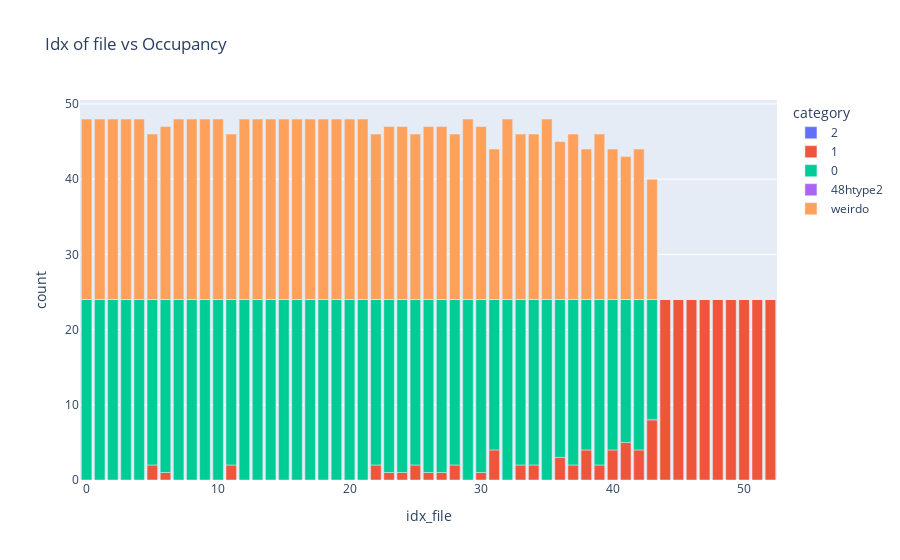

Notebook cell for this chart:
### Code cell
tuple_metainfo = ReadStructure.Metainfo.get_tuple_metainfo(coor_ref_structure_48n24_expanded, litype, el = "Li")
coor_48htype1_metainfo = ReadStructure.Metainfo.get_coor_48htype1_metainfo(coor_ref_structure_48n24_expanded, el = 'Li')

df_mapping_metainfo_sorted = df_mapping_metainfo.sort_values("toten [eV]", ascending=True).reset_index()

idx_coor_cage_order = {0: np.array([0.97111, 0.25   , 0.25   ]), 3: np.array([0.02889, 0.75   , 0.25   ]),
                       1: np.array([0.02889, 0.25   , 0.75   ]), 2: np.array([0.97111, 0.75   , 0.75   ])}

coor_24g_array = np.array([item['coor'] for sublist in tuple_metainfo.values() for item in sublist if item['type'] == '24g'])
centroids, labels = Operation.KMeans.kmeans_cluster_atoms(coor_24g_array, amount_clusters = 4)
Operation.KMeans.create_POSCAR_atoms_centroids_appended(coor_24g_array, centroids, direc_restructure_destination, lattice_constant, filename = "POSCAR_24g_centroids4")

idx_cage_coor_24g = ReadStructure.Metainfo.get_idx_cage_coor_24g(coor_24g_array, labels, idx_coor_cage_order, amount_clusters = 4)
tuple_cage_metainfo = ReadStructure.Metainfo.get_tuple_cage_metainfo(tuple_metainfo, idx_cage_coor_24g)


category_labels_occupancy = {
    '2': '2',
    '1': '1',
    '0': '0',
    '48htype1': '48htype2',
    'weirdo': 'weirdo'
    # ... add more as needed
}

Movement.Occupancy.get_occupancy(df_mapping_metainfo_sorted, coor_ref_structure_48n24_expanded, tuple_cage_metainfo, el = "Li")
df_occupancy = Plot.Movement.Occupancy.plot_occupancy(df_mapping_metainfo_sorted, category_labels_occupancy)

### Figure 1 — Plotly figure (JSON) as saved in the notebook; plotly's stock layout.template omitted (floating-point values rounded to 4 significant figures)
{"data": [{"alignmentgroup": "True", "hovertemplate": "category=2<br>idx_file=%{x}<br>count=%{y}<extra></extra>", "legendgroup": "2", "marker": {"color": "#636efa", "pattern": {"shape": ""}}, "name": "2", "offsetgroup": "2", "orientation": "v", "showlegend": true, "textposition": "auto", "type": "bar", "x": [0, 1, 2, 3, 4, 5, 6, 7, 8, 9, 10, 11, 12, 13, 14, 15, 16, 17, 18, 19, 20, 21, 22, 23, 24, 25, 26, 27, 28, 29, 30, 31, 32, 33, 34, 35, 36, 37, 38, 39, 40, 41, 42, 43, 44, 45, 46, 47, 48, 49, 50, 51, 52], "xaxis": "x", "y": [0, 0, 0, 0, 0, 0, 0, 0, 0, 0, 0, 0, 0, 0, 0, 0, 0, 0, 0, 0, 0, 0, 0, 0, 0, 0, 0, 0, 0, 0, 0, 0, 0, 0, 0, 0, 0, 0, 0, 0, 0, 0, 0, 0, 0, 0, 0, 0, 0, 0, 0, 0, 0], "yaxis": "y"}, {"alignmentgroup": "True", "hovertemplate": "category=1<br>idx_file=%{x}<br>count=%{y}<extra></extra>", "legendgroup": "1", "marker": {"color": "#EF553B", "pattern": {"shape": ""}}, "name": "1", "offsetgroup": "1", "orientation": "v", "showlegend": true, "textposition": "auto", "type": "bar", "x": [0, 1, 2, 3, 4, 5, 6, 7, 8, 9, 10, 11, 12, 13, 14, 15, 16, 17, 18, 19, 20, 21, 22, 23, 24, 25, 26, 27, 28, 29, 30, 31, 32, 33, 34, 35, 36, 37, 38, 39, 40, 41, 42, 43, 44, 45, 46, 47, 48, 49, 50, 51, 52], "xaxis": "x", "y": [0, 0, 0, 0, 0, 2, 1, 0, 0, 0, 0, 2, 0, 0, 0, 0, 0, 0, 0, 0, 0, 0, 2, 1, 1, 2, 1, 1, 2, 0, 1, 4, 0, 2, 2, 0, 3, 2, 4, 2, 4, 5, 4, 8, 24, 24, 24, 24, 24, 24, 24, 24, 24], "yaxis": "y"}, {"alignmentgroup": "True", "hovertemplate": "category=0<br>idx_file=%{x}<br>count=%{y}<extra></extra>", "legendgroup": "0", "marker": {"color": "#00cc96", "pattern": {"shape": ""}}, "name": "0", "offsetgroup": "0", "orientation": "v", "showlegend": true, "textposition": "auto", "type": "bar", "x": [0, 1, 2, 3, 4, 5, 6, 7, 8, 9, 10, 11, 12, 13, 14, 15, 16, 17, 18, 19, 20, 21, 22, 23, 24, 25, 26, 27, 28, 29, 30, 31, 32, 33, 34, 35, 36, 37, 38, 39, 40, 41, 42, 43, 44, 45, 46, 47, 48, 49, 50, 51, 52], "xaxis": "x", "y": [24, 24, 24, 24, 24, 22, 23, 24, 24, 24, 24, 22, 24, 24, 24, 24, 24, 24, 24, 24, 24, 24, 22, 23, 23, 22, 23, 23, 22, 24, 23, 20, 24, 22, 22, 24, 21, 22, 20, 22, 20, 19, 20, 16, 0, 0, 0, 0, 0, 0, 0, 0, 0], "yaxis": "y"}, {"alignmentgroup": "True", "hovertemplate": "category=48htype2<br>idx_file=%{x}<br>count=%{y}<extra></extra>", "legendgroup": "48htype2", "marker": {"color": "#ab63fa", "pattern": {"shape": ""}}, "name": "48htype2", "offsetgroup": "48htype2", "orientation": "v", "showlegend": true, "textposition": "auto", "type": "bar", "x": [0, 1, 2, 3, 4, 5, 6, 7, 8, 9, 10, 11, 12, 13, 14, 15, 16, 17, 18, 19, 20, 21, 22, 23, 24, 25, 26, 27, 28, 29, 30, 31, 32, 33, 34, 35, 36, 37, 38, 39, 40, 41, 42, 43, 44, 45, 46, 47, 48, 49, 50, 51, 52], "xaxis": "x", "y": [0, 0, 0, 0, 0, 0, 0, 0, 0, 0, 0, 0, 0, 0, 0, 0, 0, 0, 0, 0, 0, 0, 0, 0, 0, 0, 0, 0, 0, 0, 0, 0, 0, 0, 0, 0, 0, 0, 0, 0, 0, 0, 0, 0, 0, 0, 0, 0, 0, 0, 0, 0, 0], "yaxis": "y"}, {"alignmentgroup": "True", "hovertemplate": "category=weirdo<br>idx_file=%{x}<br>count=%{y}<extra></extra>", "legendgroup": "weirdo", "marker": {"color": "#FFA15A", "pattern": {"shape": ""}}, "name": "weirdo", "offsetgroup": "weirdo", "orientation": "v", "showlegend": true, "textposition": "auto", "type": "bar", "x": [0, 1, 2, 3, 4, 5, 6, 7, 8, 9, 10, 11, 12, 13, 14, 15, 16, 17, 18, 19, 20, 21, 22, 23, 24, 25, 26, 27, 28, 29, 30, 31, 32, 33, 34, 35, 36, 37, 38, 39, 40, 41, 42, 43, 44, 45, 46, 47, 48, 49, 50, 51, 52], "xaxis": "x", "y": [24, 24, 24, 24, 24, 22, 23, 24, 24, 24, 24, 22, 24, 24, 24, 24, 24, 24, 24, 24, 24, 24, 22, 23, 23, 22, 23, 23, 22, 24, 23, 20, 24, 22, 22, 24, 21, 22, 20, 22, 20, 19, 20, 16, 0, 0, 0, 0, 0, 0, 0, 0, 0], "yaxis": "y"}], "layout": {"barmode": "relative", "legend": {"title": {"text": "category"}, "tracegroupgap": 0}, "title": {"text": "Idx of file vs Occupancy"}, "xaxis": {"anchor": "y", "domain": [0, 1], "title": {"text": "idx_file"}}, "yaxis": {"anchor": "x", "domain": [0, 1], "title": {"text": "count"}}}}
